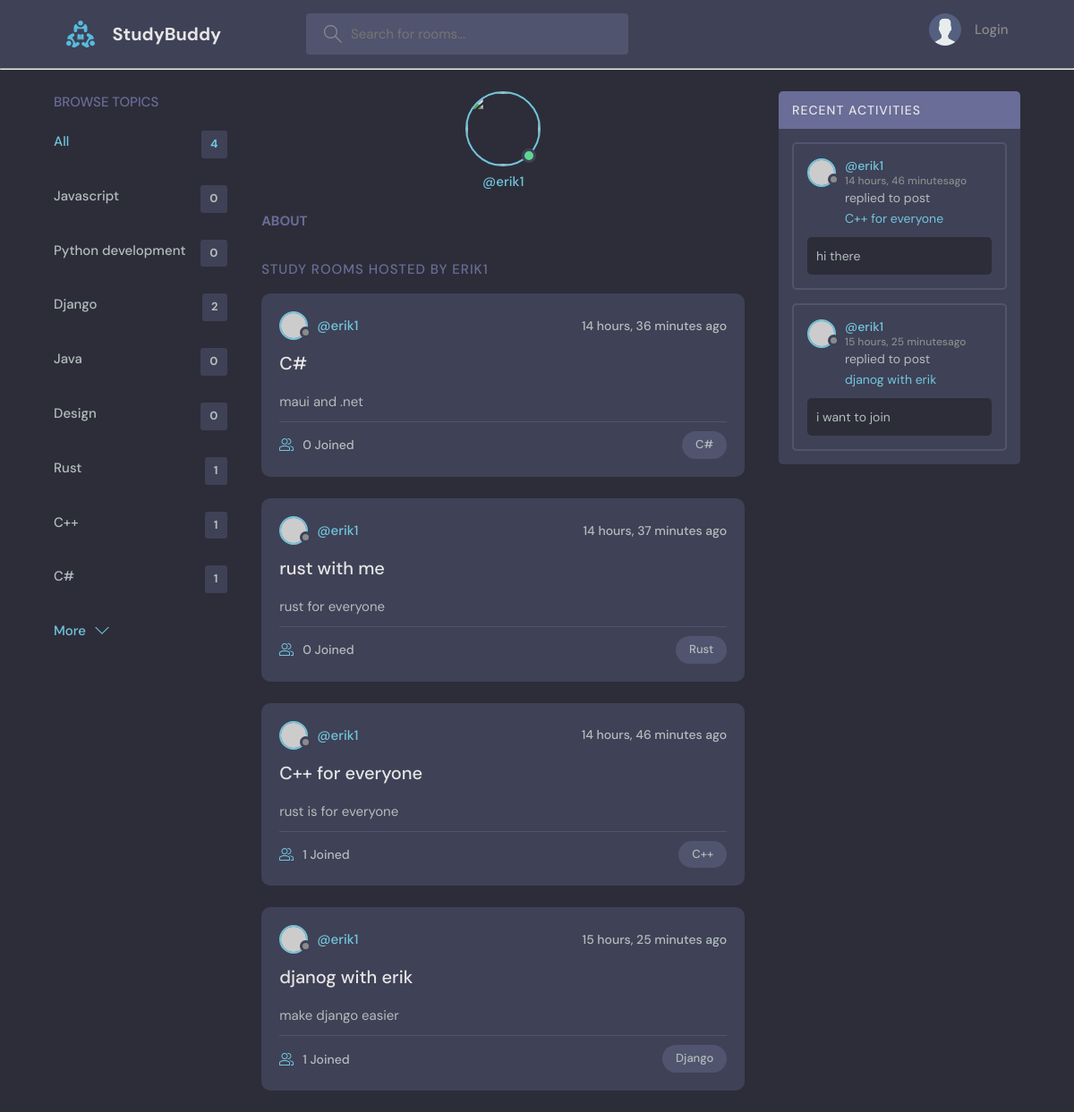
The app's page /profile/2/ with its own data.
### base/models.py (models this page shows, shortened)
class Topic(models.Model):
    name = models.CharField(max_length=200)
    def __str__(self):
        return self.name

class Room(models.Model):
    host = models.ForeignKey(User,on_delete=models.SET_NULL,null=True)
    topic = models.ForeignKey(Topic,on_delete=models.SET_NULL,null=True)
    name = models.CharField(max_length=200)
    description = models.CharField(max_length=500,null=True)
    participants = models.ManyToManyField(
        User, related_name='participants', blank=True)
    updated = models.DateTimeField(auto_now=True)
    created = models.DateTimeField(auto_now_add=True)
    class Meta :
        ordering = ['-updated','-created']

class Message(models.Model):
    user = models.ForeignKey(User,on_delete=models.CASCADE)
    room = models.ForeignKey(Room,on_delete=models.CASCADE)
    body = models.TextField()
    updated = models.DateTimeField(auto_now=True)
    created = models.DateTimeField(auto_now_add=True)
    class Meta :
        ordering = ['-created']

### base/views.py (the view)
# urls.py: path('profile/<str:pk>/',views.userProfile,name='user-profile'),
def userProfile(request,pk):
     user = User.objects.get(id=pk)
     rooms = user.room_set.all()
     activity_messages = user.message_set.all()
     topics = Topic.objects.all()
     context = {'user':user,'rooms':rooms,'activity_messages':activity_messages,'topics':topics}
     return render(request,'base/profile.html',context)

### base/templates/base/profile.html (shortened to what this page needs)
{% extends 'main.html' %}
{% block content %}
<main class="profile-page layout layout--3">
  <div class="container">
    {% include 'base/topics_comp.html' %}
    <div class="roomList">
      <div class="profile">
        <div class="profile__avatar">
          <div class="avatar avatar--large active">
            <img src="" />
          </div>
        </div>
        <div class="profile__info">
          <p>@{{user.username}}</p>
        </div>
        <div class="profile__about">
          <h3>About</h3>
        </div>
      </div>
      <div class="roomList__header">
        <div>
          <h2>Study Rooms Hosted by {{user.username}}</a>
          </h2>
        </div>
      </div>
      {% include 'base/feed_comp.html' %}
    </div>
    {% include 'base/activity_comp.html' %}
  </div>
</main>
{% endblock content %}

### base/templates/base/topics_comp.html
{% load static %}
<div class="topics">
    <div class="topics__header">
      <h2>Browse Topics</h2>
    </div>
    <ul class="topics__list">
      <li>
        <a href="{% url 'home' %}" class="active">All <span>{{rooms.count}}</span></a>
      </li>
    {% for topic in topics %}
    <li>
    <a href="{% url 'home' %}?q={{topic.name}}">{{topic.name}}<span>{{topic.room_set.count}}</span></a>
    </li>
{% endfor %}
    </ul>
    <a class="btn btn--link" href="topics.html">
      More
      <svg version="1.1" xmlns="http://www.w3.org/2000/svg" width="32" height="32" viewBox="0 0 32 32">
        <title>chevron-down</title>
        <path d="M16 21l-13-13h-3l16 16 16-16h-3l-13 13z"></path>
      </svg>
    </a>
  </div>

### base/templates/base/feed_comp.html (shortened to what this page needs)
{% block content %}
{% for room in rooms %}
<div class="roomListRoom">
    <div class="roomListRoom__header">
        <a href="{% url 'user-profile' room.host.id %}" class="roomListRoom__author">
            <div class="avatar avatar--small">
                <img src="https://randomuser.me/api/portraits/women/11.jpg" />
            </div>
            <span>@{{room.host.username}}</span>
        </a>
        <div class="roomListRoom__actions">
            <span>{{room.created|timesince}} ago</span>
        </div>
    </div>
    <div class="roomListRoom__content">
        <a href="{% url 'room' room.id %}">{{room.name}}</a>
        <p>
            {% if room.description is not None %}
            {{room.description}}
            {% endif %}
        </p>
    </div>
    <div class="roomListRoom__meta">
        <a href="{% url 'room' room.id %}" class="roomListRoom__joined">
            {{room.participants.all.count}} Joined
        </a>
        <p class="roomListRoom__topic">{{room.topic}}</p>
    </div>
</div>
{%endfor%}
{% endblock content %}

### base/templates/base/activity_comp.html (shortened to what this page needs)
{%block content%}
<div class="activities">
    <div class="activities__header">
      <h2>Recent Activities</h2>
    </div>
    {% for activity in activity_messages%}
    <div class="activities__box">
      <div class="activities__boxHeader roomListRoom__header">
        <a href="{% url 'user-profile' activity.user.id %}" class="roomListRoom__author">
          <div class="avatar avatar--small">
            <img src="https://randomuser.me/api/portraits/women/11.jpg" />
          </div>
          <p>
            @{{activity.user.username}}
            <span>{{activity.created|timesince}}ago</span>
          </p>
        </a>
      </div>
      <div class="activities__boxContent">
        <p>replied to post <a href="{% url 'room' activity.room.id %}">{{activity.room.name}}</a></p>
        <div class="activities__boxRoomContent">
         {{activity.body}}
        </div>
      </div>
    </div>
    {% endfor %}
  </div>
{%endblock content%}

### records on screen
Topic: name "Javascript", room_set.count "0"
Topic: name "Python development", room_set.count "0"
Topic: name "Django", room_set.count "2"
Topic: name "Java", room_set.count "0"
Topic: name "Design", room_set.count "0"
Topic: name "Rust", room_set.count "1"
Topic: name "C++", room_set.count "1"
Topic: name "C#", room_set.count "1"
Room: host.username "erik1", created "14 hours, 36 minutes", name "C#", description "maui and .net", participants.all.count "0", topic "C#"
Room: host.username "erik1", created "14 hours, 37 minutes", name "rust with me", description "rust for everyone", participants.all.count "0", topic "Rust"
Room: host.username "erik1", created "14 hours, 46 minutes", name "C++ for everyone", description "rust is for everyone", participants.all.count "1", topic "C++"
Room: host.username "erik1", created "15 hours, 25 minutes", name "djanog with erik", description "make django easier", participants.all.count "1", topic "Django"
Message: user.username "erik1", created "14 hours, 46 minutes", room.name "C++ for everyone", body "hi there"
Message: user.username "erik1", created "15 hours, 25 minutes", room.name "djanog with erik", body "i want to join"

### other values on screen
{{ rooms.count }} "4"
{{ user.username }} "erik1"
{{ user.username }} "ERIK1"
